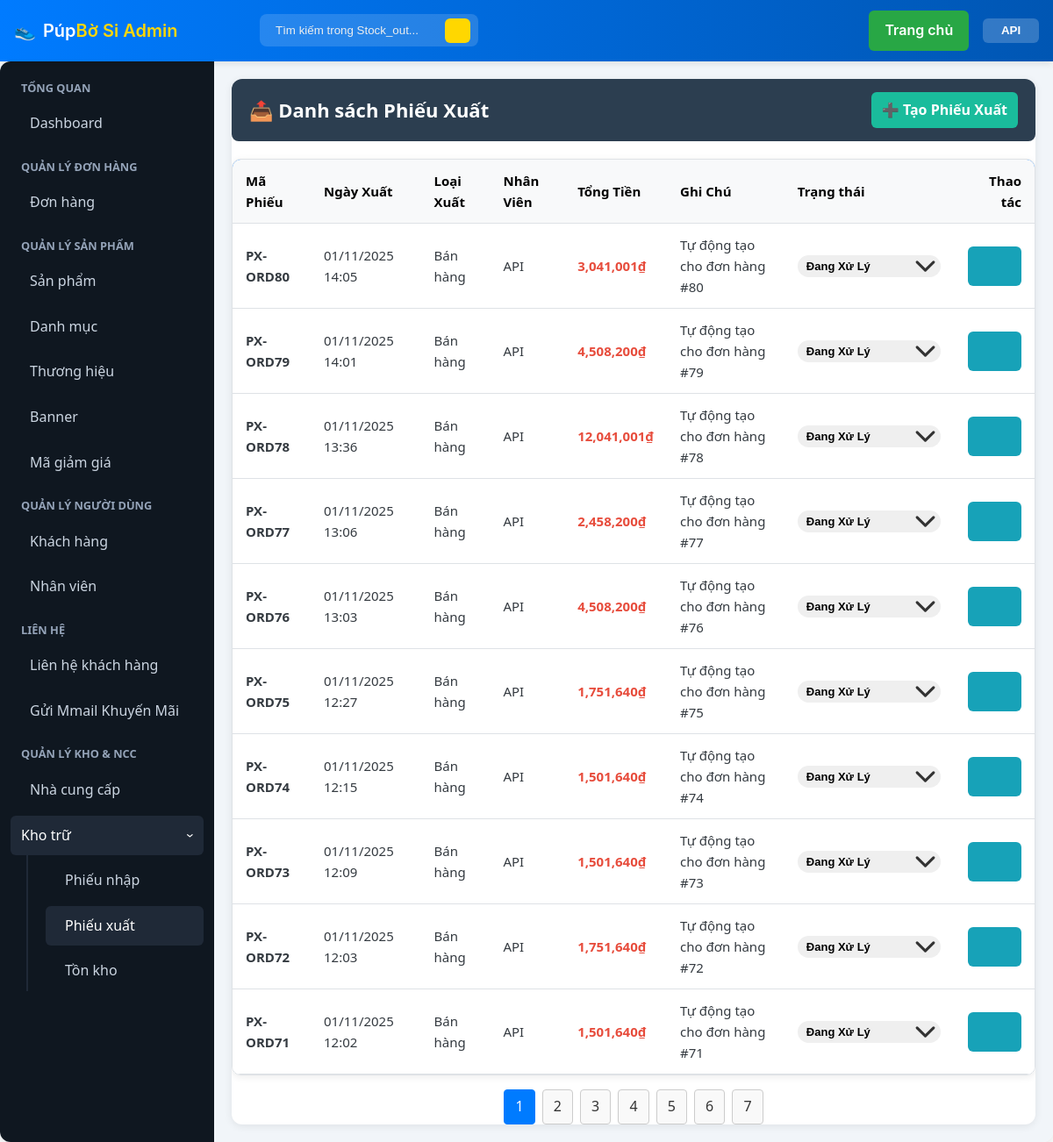
The app's page /admin/index.php?page=stock_out (signed in), older data.
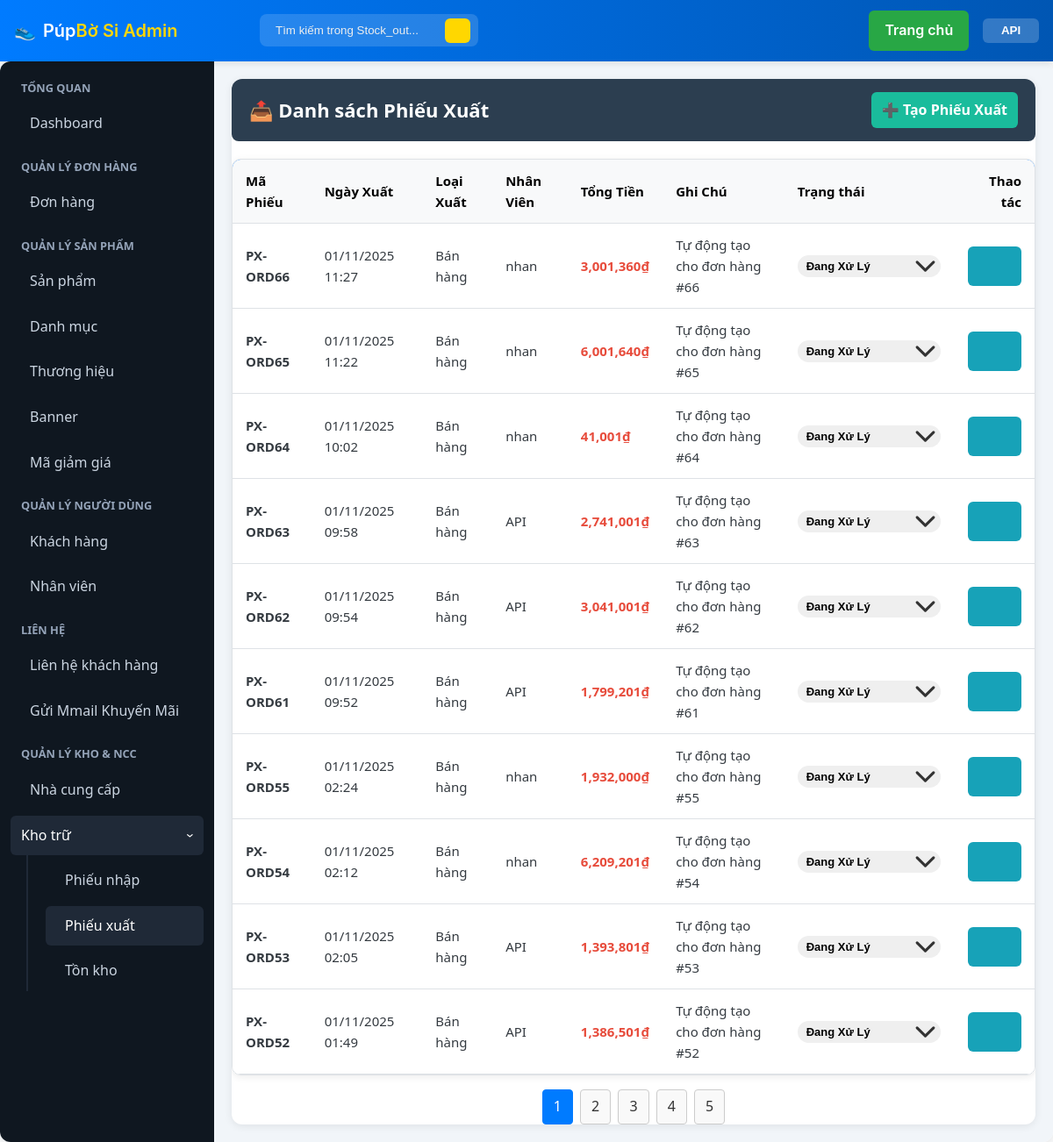
The same page, newer data.
### tables this page shows
CREATE TABLE `export_receipt` (
  `id` int(11) NOT NULL,
  `receipt_code` varchar(50) NOT NULL,
  `export_date` datetime DEFAULT current_timestamp(),
  `export_type` varchar(50) DEFAULT 'Bán hàng',
  `employee_id` int(11) DEFAULT NULL,
  `total_amount` decimal(18,2) DEFAULT NULL,
  `note` varchar(255) DEFAULT NULL,
  `status` enum('Đang xử lý','Đã xuất kho','Đã hủy','Hoàn kho') NOT NULL DEFAULT 'Đang xử lý',
  `order_id` int(11) DEFAULT NULL
);

CREATE TABLE `users` (
  `id` int(11) NOT NULL,
  `name` varchar(100) DEFAULT NULL,
  `email` varchar(100) DEFAULT NULL,
  `password` varchar(255) DEFAULT NULL,
  `phone` varchar(20) DEFAULT NULL,
  `created_at` datetime DEFAULT current_timestamp(),
  `updated_at` datetime DEFAULT current_timestamp() ON UPDATE current_timestamp()
);

### includes/functions.php (called while the page is built, shortened)
<?php
function is_logged_in(): bool
{
    return !empty($_SESSION['user_id']);
}
function current_user_id(): ?int
{
    return $_SESSION['user_id'] ?? null;
}
function get_user_roles(): array
{
    static $roles = null;
    if ($roles !== null) {
        return $roles;
    }
    try {
        $db = get_db();
        $st = $db->prepare('SELECT r.name FROM user_roles ur JOIN roles r ON ur.role_id = r.id WHERE ur.user_id = ?');
        $st->execute([current_user_id() ?? 0]);
        $roles = $st->fetchAll(PDO::FETCH_COLUMN);
        return $roles;
    } catch (Exception $e) {
        return [];
    }
}
function user_has_role(string $roleName): bool
{
    $userRoles = get_user_roles();
    $lowerUserRoles = array_map('strtolower', $userRoles);
    return in_array(strtolower($roleName), $lowerUserRoles, true);
}
function is_superadmin(): bool
{
    return user_has_role('SupperAdmin');
}
function is_admin(): bool
{
    return user_has_role('Admin');
}
function is_staff(): bool
{
    return user_has_role('Staff');
}
function require_admin_or_staff(): void
{
    if (!is_superadmin() && !is_admin() && !is_staff()) {
        flash_set('error', 'You do not have permission to access that page.');
        header('Location: /index.php'); exit;
    }
}

### admin/stock_out.php (the view, shortened to what the changed rows need)
<?php
$action = $_GET['action'] ?? 'list';
?>
<div class="admin-container">
<?php if ($action === 'add'): ?>
	<div class="form-container" style="max-width: 1000px;">
		<div class="form-header">
			<h3>📤 Tạo Phiếu Xuất Kho</h3>
			<a href="index.php?page=stock_out" class="btn-back">← Quay lại danh sách</a>
		</div>
		<div>
			<div id="form-error-container" class="alert alert-error" style="display: none;"></div>
			<form id="stock-out-form" method="POST" action="handle_stock_out.php">
                <h4>Thông tin chung</h4>
                <div style="display: grid; grid-template-columns: 1fr 1fr; gap: 20px;">
                    <div class="form-group">
                        <label>Loại xuất kho</label>
                        <select name="export_type" required>
                            <option value="Xuất hủy">Xuất hủy</option>
                            <option value="Điều chuyển">Điều chuyển</option>
                            <option value="Khác">Khác</option>
                        </select>
                    </div>
                    <div class="form-group">
                        <label>Nhân viên xuất</label>
                        <input type="text" value="<?= htmlspecialchars($displayName) ?>" readonly>
                    </div>
                </div>
				<div class="form-group">
					<label>Ghi chú</label>
					<textarea name="note" rows="2"></textarea>
				</div>
                <h4 style="margin-top: 30px;">Chi tiết sản phẩm xuất</h4>
                <div class="table-wrapper">
                    <table class="admin-table">
                        <thead>
                            <tr>
                                <th style="width: 30%;">Sản phẩm</th>
                                <th style="width: 15%;">Size</th>
                                <th style="width: 25%;">Lô hàng (Tồn kho)</th>
                                <th style="width: 15%;">Số lượng xuất</th>
                                <th style="width: 10%;">Thao tác</th>
                            </tr>
                        </thead>
                        <tbody id="product-items-container-stock-out">
                        </tbody>
                    </table>
                </div>
                <button type="button" id="add-product-btn-stock-out" class="btn" style="margin-top: 10px;">➕ Thêm sản phẩm</button>
				<div class="form-actions" style="margin-top: 30px;">
					<button type="submit" class="btn-submit">💾 Tạo Phiếu Xuất</button>
				</div>
			</form>
		</div>
	</div>
<?php else:
    $filter_product_id = (int)($_GET['product_id'] ?? 0);
    $itemsPerPage = 10;
    $currentPage = max(1, (int)($_GET['p'] ?? 1));
    $filter_product_name = '';
    $params = [];
    $where_clause = '';
    $countSql = "SELECT COUNT(er.id) FROM export_receipt er $where_clause";
    $countStmt = $db->prepare($countSql);
    $countStmt->execute($params);
    $totalItems = (int)$countStmt->fetchColumn();
    $totalPages = ceil($totalItems / $itemsPerPage);
    $offset = ($currentPage - 1) * $itemsPerPage;
    $sql = "
        SELECT er.id, er.receipt_code, er.export_date, er.export_type, er.status, er.total_amount, er.note, u.name as employeeName
        FROM export_receipt er
        LEFT JOIN users u ON er.employee_id = u.id
        $where_clause
        ORDER BY er.export_date DESC
        LIMIT :limit OFFSET :offset
    ";
    $stmt = $db->prepare($sql);
    $stmt->bindValue(':limit', $itemsPerPage, PDO::PARAM_INT);
    $stmt->bindValue(':offset', $offset, PDO::PARAM_INT);
    $stmt->execute();
    $receipts = $stmt->fetchAll();
?>
	<header class="admin-header">
        <h2>📤 Danh sách Phiếu Xuất <?= $filter_product_name ? 'cho sản phẩm "' . htmlspecialchars($filter_product_name) . '"' : '' ?></h2>
    </header>
	<div class="table-wrapper">
        <table class="admin-table">
            <thead>
                <tr>
                    <th>Mã Phiếu</th>
                    <th>Ngày Xuất</th>
                    <th>Loại Xuất</th>
                    <th>Nhân Viên</th>
                    <th>Tổng Tiền</th>
                    <th>Ghi Chú</th>
                    <th>Trạng thái</th>
                    <th>Thao tác</th>
                </tr>
            </thead>
            <tbody>
            <?php if (empty($receipts)): ?>
                <tr><td colspan="8" class="empty">Chưa có phiếu xuất nào.</td></tr>
            <?php else: foreach ($receipts as $r): ?>
                <tr>
                    <td><strong><?= htmlspecialchars($r['receipt_code']) ?></strong></td>
                    <td><?= date('d/m/Y H:i', strtotime($r['export_date'])) ?></td>
                    <td><?= htmlspecialchars($r['export_type']) ?></td>
                    <td><?= htmlspecialchars($r['employeeName'] ?? 'N/A') ?></td>
                    <td><span class="price"><?= number_format($r['total_amount'], 0) ?>₫</span></td>
                    <td><?= htmlspecialchars($r['note'] ?? '—') ?></td>
                    <td>
                        <?php if ($r['status'] === 'Đang xử lý' && is_superadmin()): ?>
                            <select class="status-select" data-id="<?= $r['id'] ?>">
                                <option value="Đang xử lý" selected>Đang xử lý</option>
                            </select>
                        <?php else:  ?>
                            <span class="status <?= strtolower(str_replace(' ', '-', $r['status'] ?? '')) ?>" id="status-span-<?= $r['id'] ?>">
                                <?= htmlspecialchars($r['status'] ?? 'N/A') ?>
                            </span>
                        <?php endif; ?>
                    </td>
                    <td>
                        <div class="actions">
                            <a href="index.php?page=stock_out&action=view&id=<?= $r['id'] ?>" class="btn view" title="Xem chi tiết"><i class="fi fi-rr-eye"></i></a>
                        </div>
                    </td>
                </tr>
            <?php endforeach; endif; ?>
            </tbody>
        </table>
    </div>
    <?php if ($totalPages > 1): ?>
    <div class="pagination">
        <?php
        $query_params = $filter_product_id > 0 ? '&product_id=' . $filter_product_id : '';
        for ($i = 1; $i <= $totalPages; $i++): ?>
            <a href="index.php?page=stock_out&p=<?= $i . $query_params ?>" class="page-btn <?= ($i == $currentPage) ? 'active' : '' ?>"><?= $i ?></a>
        <?php endfor; ?>
    </div>
    <?php endif; ?>
<?php endif; ?>
</div>

Row changes from the older to the newer data that the page shows:
removed export_receipt: receipt_code "PX-ORD80", export_date "01/11/2025 14:05", export_type "Bán hàng", employee.name "API", total_amount "3,041,001", note "Tự động tạo cho đơn hàng #80", id "Đang xử lý"
removed export_receipt: receipt_code "PX-ORD79", export_date "01/11/2025 14:01", export_type "Bán hàng", employee.name "API", total_amount "4,508,200", note "Tự động tạo cho đơn hàng #79", id "Đang xử lý"
removed export_receipt: receipt_code "PX-ORD78", export_date "01/11/2025 13:36", export_type "Bán hàng", employee.name "API", total_amount "12,041,001", note "Tự động tạo cho đơn hàng #78", id "Đang xử lý"
removed export_receipt: receipt_code "PX-ORD77", export_date "01/11/2025 13:06", export_type "Bán hàng", employee.name "API", total_amount "2,458,200", note "Tự động tạo cho đơn hàng #77", id "Đang xử lý"
removed export_receipt: receipt_code "PX-ORD76", export_date "01/11/2025 13:03", export_type "Bán hàng", employee.name "API", total_amount "4,508,200", note "Tự động tạo cho đơn hàng #76", id "Đang xử lý"
removed export_receipt: receipt_code "PX-ORD75", export_date "01/11/2025 12:27", export_type "Bán hàng", employee.name "API", total_amount "1,751,640", note "Tự động tạo cho đơn hàng #75", id "Đang xử lý"
removed export_receipt: receipt_code "PX-ORD74", export_date "01/11/2025 12:15", export_type "Bán hàng", employee.name "API", total_amount "1,501,640", note "Tự động tạo cho đơn hàng #74", id "Đang xử lý"
removed export_receipt: receipt_code "PX-ORD73", export_date "01/11/2025 12:09", export_type "Bán hàng", employee.name "API", total_amount "1,501,640", note "Tự động tạo cho đơn hàng #73", id "Đang xử lý"
removed export_receipt: receipt_code "PX-ORD72", export_date "01/11/2025 12:03", export_type "Bán hàng", employee.name "API", total_amount "1,751,640", note "Tự động tạo cho đơn hàng #72", id "Đang xử lý"
removed export_receipt: receipt_code "PX-ORD71", export_date "01/11/2025 12:02", export_type "Bán hàng", employee.name "API", total_amount "1,501,640", note "Tự động tạo cho đơn hàng #71", id "Đang xử lý"
now on this page (row unchanged): export_receipt: receipt_code "PX-ORD66", export_date "01/11/2025 11:27", export_type "Bán hàng", employee.name "nhan", total_amount "3,001,360", note "Tự động tạo cho đơn hàng #66", id "Đang xử lý"
now on this page (row unchanged): export_receipt: receipt_code "PX-ORD65", export_date "01/11/2025 11:22", export_type "Bán hàng", employee.name "nhan", total_amount "6,001,640", note "Tự động tạo cho đơn hàng #65", id "Đang xử lý"
now on this page (row unchanged): export_receipt: receipt_code "PX-ORD64", export_date "01/11/2025 10:02", export_type "Bán hàng", employee.name "nhan", total_amount "41,001", note "Tự động tạo cho đơn hàng #64", id "Đang xử lý"
now on this page (row unchanged): export_receipt: receipt_code "PX-ORD63", export_date "01/11/2025 09:58", export_type "Bán hàng", employee.name "API", total_amount "2,741,001", note "Tự động tạo cho đơn hàng #63", id "Đang xử lý"
now on this page (row unchanged): export_receipt: receipt_code "PX-ORD62", export_date "01/11/2025 09:54", export_type "Bán hàng", employee.name "API", total_amount "3,041,001", note "Tự động tạo cho đơn hàng #62", id "Đang xử lý"
now on this page (row unchanged): export_receipt: receipt_code "PX-ORD61", export_date "01/11/2025 09:52", export_type "Bán hàng", employee.name "API", total_amount "1,799,201", note "Tự động tạo cho đơn hàng #61", id "Đang xử lý"
now on this page (row unchanged): export_receipt: receipt_code "PX-ORD55", export_date "01/11/2025 02:24", export_type "Bán hàng", employee.name "nhan", total_amount "1,932,000", note "Tự động tạo cho đơn hàng #55", id "Đang xử lý"
now on this page (row unchanged): export_receipt: receipt_code "PX-ORD54", export_date "01/11/2025 02:12", export_type "Bán hàng", employee.name "nhan", total_amount "6,209,201", note "Tự động tạo cho đơn hàng #54", id "Đang xử lý"
now on this page (row unchanged): export_receipt: receipt_code "PX-ORD53", export_date "01/11/2025 02:05", export_type "Bán hàng", employee.name "API", total_amount "1,393,801", note "Tự động tạo cho đơn hàng #53", id "Đang xử lý"
now on this page (row unchanged): export_receipt: receipt_code "PX-ORD52", export_date "01/11/2025 01:49", export_type "Bán hàng", employee.name "API", total_amount "1,386,501", note "Tự động tạo cho đơn hàng #52", id "Đang xử lý"
Text that changed along with them:
list line gone: "6"
list line gone: "7"
